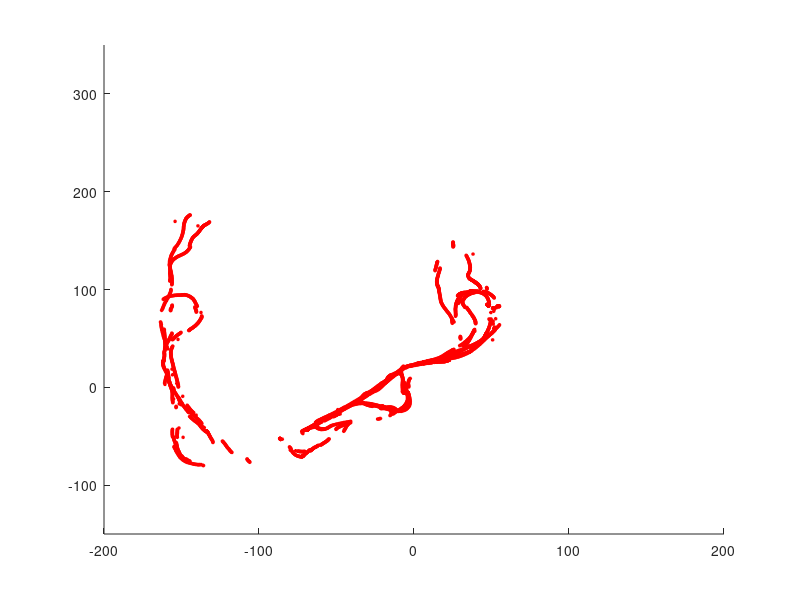

Write the MATLAB code that produced this figure. (Note: this script raises an error after producing the figure.)
clear all;close all;clc;warning('off');

%% System parameters
Pd = 0.9;              % Probability of detection in the field of view
MARKrec = 0;             % Decide whether to record data (it will take a lot of memeory space!)
Montecarlo = 1;     
T_obs = 61945;          % Observation time
NUMpar = 1;             % Number of particles
THRESHOLDprun = 1e-5;   % 8e-10;   % Prun threshold
THRESHOLDmerge = 2;   % Merge threshold
THRESHOLDdetect = 0.5;  % Landmark detecting threshold
MAXGMnum = 100;
INTENbir = 0.01;         % Intensity of birth GMs
NUMclutter = 0.2;
THRESHOLDpd = 5e-1;    % Threshold for extracting the Gaussian components to build the proposal density 
R = diag([1 3*pi/180]).^2;
PARrem = min(5,NUMpar);
NUMrobot = 1;
INTENclutter = 1.8394e-06;
UNIFIbirth = 1;         % 1: All particles use same birth; 0: Each particle generate its own birth
DISper = 70;

%% Vehicle parameters
VEHL = 2.83;    VEHa = 3.78;    VEHb = 0.5;     VEH = 0.76;
Qmodel = diag([2,2,0.015]);
POSini = [-67.6493; -41.7142; 36*pi/180]; %Initial condition

% General FoV
ANGLEmaxfov = 180*ones(1,5);
ANGLEminfov = 0*ones(1,5);
RANGminfov = 0*ones(1,5);
RANGmaxfov = 75*ones(1,5);
FoVANGcen = 0.5*(ANGLEminfov+ANGLEmaxfov);
ZONEang = zeros(5,10);  ZONEran = zeros(5,10);
for r = 1:NUMrobot
    for i = 1:10
        ZONEang(r,i) = ANGLEminfov(1,r) + (ANGLEmaxfov(1,r)-ANGLEminfov(1,r))/10*i;
        ZONEran(r,i) = RANGminfov(1,r) + (RANGmaxfov(1,r)-RANGminfov(1,r))/10*i;
    end
end
PDzone = [Pd,Pd,Pd*0.88,Pd*0.88,Pd*0.88,Pd*0.32,Pd*0.32,Pd*0.32,Pd*0.1,Pd*0.01];

%% Record variables
MAPesti = cell(T_obs,NUMrobot,Montecarlo);
TRAJrec = cell(NUMrobot,Montecarlo);
PHDmap = cell(T_obs,NUMrobot,Montecarlo);
OSPAmap = zeros(T_obs,NUMrobot,Montecarlo);
TRAJerror = zeros(T_obs,NUMrobot,Montecarlo);
NUMlandmark = zeros(T_obs,NUMrobot,Montecarlo);
for tt = 1:Montecarlo
    for r = 1:NUMrobot
        TRAJrec{r,tt} = zeros(3,T_obs);
        TRAJrec{r,tt}(:,1) = POSini;
        MAPesti{1,r,tt} = zeros(2,0);
    end
    for t = 1:T_obs
        for r = 1:NUMrobot
            MAPesti{t,r,tt} = zeros(2,0);
            PHDmap{t,r,tt}.inten = zeros(1,0);  PHDmap{t,r,tt}.miu = zeros(2,0);    PHDmap{t,r,tt}.cov = zeros(2,2,0);
        end
    end
end

load('VPdatareshape.mat');
figure(1);
axis([-200 200 -150 350]);
hold on;
GPSn = GPSdata(:,1:T_obs);  IDo = find(GPSn(1,:) == 0); GPSn(:,IDo) = [];
plot(GPSn(1,:),GPSn(2,:),'ro','MarkerSize',2,'MarkerFaceColor','r');

%% SLAM start
for tt = 1:Montecarlo
    load('MEAori.mat');     % Load Dataset
    %% Filter initial
    PARrob = cell(NUMpar,NUMrobot);
    POSEesti = zeros(3,NUMrobot);  
    for i = 1:NUMpar
        for r = 1:NUMrobot
            PARrob{i,r}.traj = POSini;    PARrob{i,r}.wei = 1/NUMpar;    PARrob{i,r}.P = diag([0.01,0.01,0.001*pi/180]).^2;  
            PARrob{i,r}.inten = zeros(1,0);   PARrob{i,r}.miu = zeros(2,0);  PARrob{i,r}.cov = zeros(2,2,0); 
        end
    end
    Zpast = cell(1,NUMrobot);    
    for r = 1:NUMrobot
        POSEesti(:,r) = POSini;
        Zpast{1,r} = Z{r,1};
    end
    BIRintenrec = cell(T_obs,NUMrobot);     BIRmiurec = cell(T_obs,NUMrobot);     BIRcovrec = cell(T_obs,NUMrobot);
    Prr = repmat(diag([0.01,0.01,0.001*pi/180]).^2,1,1,NUMrobot);
    [BIRintenall,BIRmiuall,BIRcovall] = MEA2MAP_NEW(NUMrobot,Zpast,POSEesti,PHDmap,1,1,INTENbir,THRESHOLDmerge,R,Prr);
%     figure(1); hold on; plot(BIRmiuall{1,1}(1,:),BIRmiuall{1,1}(2,:),'bo');
    for r = 1:NUMrobot
        BIRintenrec{1,r} = BIRintenall{1,r};   BIRmiurec{1,r} = BIRmiuall{1,r};   BIRcovrec{1,r} = BIRcovall{1,r};
        for i = 1:NUMpar
            PARrob{i,r}.inten = BIRintenall{1,r};  PARrob{i,r}.miu = BIRmiuall{1,r};  PARrob{i,r}.cov = BIRcovall{1,r};
        end
    end
    
    %% SLAM begin
    IDfig = 2;  
    PARrobrec = cell(1,T_obs);
    
    TIMEexe = zeros(1,T_obs);
    for t = 2:T_obs
        tic;
        fprintf('Montecarlo: %d, Time: %d\n',tt,t);
        % Prediction
        PARlikeliall = zeros(NUMrobot,NUMpar);
        for r = 1:NUMrobot
            ZM = Z{r,t}; 
            % Find the measurements
            PARlikeli = zeros(1,NUMpar);
            for i = 1:NUMpar
                PARrob{i,r}.P = diag([0.01,0.01,0.001*pi/180]).^2;  
                % Prediction of trajectory
                ucur = u(:,t-1);     vt = ucur(1,1);    at = ucur(2,1);     Vc = vt / (1-tan(at)*VEH/VEHL);
                th = PARrob{i,r}.traj(3,1);
                tmp1 = VEHa*sin(th) + VEHb*cos(th);
                tmp2 = VEHa*cos(th) - VEHb*sin(th);
                
                Dfx = [1 0 -T*Vc*(sin(th) + 1/VEHL*tan(at)*(VEHa*cos(th) - VEHb*sin(th))); 
                       0 1  T*Vc*(cos(th) - 1/VEHL*tan(at)*(VEHa*sin(th) + VEHb*cos(th)));
                       0 0  1];
                
                PARrob{i,r}.traj = PARrob{i,r}.traj + [T*Vc*(cos(th) - 1/VEHL*tan(at)*tmp1); 
                                                       T*Vc*(sin(th) + 1/VEHL*tan(at)*tmp2);
                                                       T*Vc/VEHL*tan(at)];
                PARrob{i,r}.P = Dfx * PARrob{i,r}.P * Dfx' + Qmodel;
                
                % Prediction of landmarks (static, just copy!)
                if t ~= 2
                    % Attach new landmarks
                    PARrob{i,r}.inten = cat(2,PARrob{i,r}.inten,BIRintenrec{t-1,r});
                    PARrob{i,r}.miu = cat(2,PARrob{i,r}.miu,BIRmiurec{t-1,r});
                    PARrob{i,r}.cov = cat(3,PARrob{i,r}.cov,BIRcovrec{t-1,r});
                else
                    PARrob{i,r}.inten = PARrob{i,r}.inten;
                    PARrob{i,r}.miu = PARrob{i,r}.miu;
                    PARrob{i,r}.cov = PARrob{i,r}.cov;
                end
                xx = PARrob{i,r}.traj(1,1);   yy = PARrob{i,r}.traj(2,1);   theta = minimizedAngle(PARrob{i,r}.traj(3,1));
                % Update
                % Find the landmarks in current FoV
                NUMgm = size(PARrob{i,r}.inten,2);  
                if NUMgm ~= 0 && isempty(ZM) ~= 1
                    %% Important sampling
                    GMPd = zeros(1,NUMgm);
                    GMid = zeros(1,0);  Zpre = zeros(2,NUMgm);  HH = zeros(2,5,0);  SS = zeros(2,2,0);  KK = zeros(5,2,0);
                    COVupt = zeros(5,5,0);                    
                    % Compute the likelihood of the particle                    
                    LIKELIpz = zeros(1,size(ZM,2));     INTENpredsum = 1;
                    INTENup = zeros(1,0);               MIUup = zeros(5,0);      COVup = zeros(5,5,0);
                    for j = 1:size(ZM,2)
                        LIKELIpf = zeros(1,0);  LIKELIgm = zeros(1,0);
                        for k = 1:NUMgm
                            zx = PARrob{i,r}.miu(1,k);  zy = PARrob{i,r}.miu(2,k);
                            if j == 1   % Check whether it is inside the FoV
                                ANGLEpred = minimizedAngle(atan2( zy-yy,zx-xx ) - theta + pi/2);
                                rrpred = sqrt( (zy-yy)^2+(zx-xx)^2 );
                                zdiff = ZM(1:2,j) - [rrpred;ANGLEpred];  zdiff(2,1) = minimizedAngle(zdiff(2,1));   Zpre(:,k) = [rrpred;ANGLEpred];
                                if rrpred <= RANGmaxfov(1,r)+5 && ANGLEpred*180/pi >= (ANGLEminfov(1,r)-10) && ANGLEpred*180/pi <= (ANGLEmaxfov(1,r)+10)   % In the current FoV
                                    GMid = cat(2,GMid,k);                                    
                                    rsqu = (zy-yy)^2+(zx-xx)^2;
                                    H = [ (zx-xx)/sqrt(rsqu), (zy-yy)/sqrt(rsqu), -(zx-xx)/sqrt(rsqu), -(zy-yy)/sqrt(rsqu), 0;
                                           -(zy-yy)/rsqu,     (zx-xx)/rsqu,       (zy-yy)/rsqu,        -(zx-xx)/rsqu,       -1 ];
                                    COVaug = blkdiag(PARrob{i,r}.cov(:,:,k),PARrob{i,r}.P);
                                    S = H * COVaug * H' + R;  K = COVaug * H' * pinv(S);
                                    COVt = (eye(5)-K*H)*COVaug;
                                    HH = cat(3,HH,H);	SS = cat(3,SS,S);   KK = cat(3,KK,K);
                                    COVupt = cat(3,COVupt,COVt);
                                    if rrpred <= ZONEran(r,1) && ANGLEpred*180/pi >= (FoVANGcen(1,r) - ZONEang(r,1)/2) && ANGLEpred*180/pi <= (FoVANGcen(1,r) + ZONEang(r,1)/2)  % Zone1
                                        GMPd(1,k) = PDzone(1,1);
                                    elseif rrpred <= ZONEran(r,2) && ANGLEpred*180/pi >= (FoVANGcen(1,r) - ZONEang(r,2)/2) && ANGLEpred*180/pi <= (FoVANGcen(1,r) + ZONEang(r,2)/2)  % Zone2
                                        GMPd(1,k) = PDzone(1,2);
                                    elseif rrpred <= ZONEran(r,3) && ANGLEpred*180/pi >= (FoVANGcen(1,r) - ZONEang(r,3)/2) && ANGLEpred*180/pi <= (FoVANGcen(1,r) + ZONEang(r,3)/2)  % Zone3
                                        GMPd(1,k) = PDzone(1,3);
                                    elseif rrpred <= ZONEran(r,4) && ANGLEpred*180/pi >= (FoVANGcen(1,r) - ZONEang(r,4)/2) && ANGLEpred*180/pi <= (FoVANGcen(1,r) + ZONEang(r,4)/2)  % Zone4
                                        GMPd(1,k) = PDzone(1,4);
                                    elseif rrpred <= ZONEran(r,5) && ANGLEpred*180/pi >= (FoVANGcen(1,r) - ZONEang(r,5)/2) && ANGLEpred*180/pi <= (FoVANGcen(1,r) + ZONEang(r,5)/2)  % Zone5
                                        GMPd(1,k) = PDzone(1,5);
                                    elseif rrpred <= ZONEran(r,6) && ANGLEpred*180/pi >= (FoVANGcen(1,r) - ZONEang(r,6)/2) && ANGLEpred*180/pi <= (FoVANGcen(1,r) + ZONEang(r,6)/2)  % Zone6
                                        GMPd(1,k) = PDzone(1,6);
                                    elseif rrpred <= ZONEran(r,7) && ANGLEpred*180/pi >= (FoVANGcen(1,r) - ZONEang(r,7)/2) && ANGLEpred*180/pi <= (FoVANGcen(1,r) + ZONEang(r,7)/2)  % Zone7
                                        GMPd(1,k) = PDzone(1,7);
                                    elseif rrpred <= ZONEran(r,8) && ANGLEpred*180/pi >= (FoVANGcen(1,r) - ZONEang(r,8)/2) && ANGLEpred*180/pi <= (FoVANGcen(1,r) + ZONEang(r,8)/2)  % Zone8
                                        GMPd(1,k) = PDzone(1,8);
                                    elseif rrpred <= ZONEran(r,9) && ANGLEpred*180/pi >= (FoVANGcen(1,r) - ZONEang(r,9)/2) && ANGLEpred*180/pi <= (FoVANGcen(1,r) + ZONEang(r,9)/2)  % Zone9
                                        GMPd(1,k) = PDzone(1,9);
                                    else
                                        GMPd(1,k) = PDzone(1,10);
                                    end
                                end
                            end
                            if ismember(k,GMid) == 1    % If it is inside the FoV
                                zdiff = ZM(1:2,j) - Zpre(:,k);  zdiff(2,1) = minimizedAngle(zdiff(2,1));
                                POSid = find( GMid == k );
                                if abs(zdiff(1,1)) <= 1 && abs(zdiff(2,1)) <= (3*pi/180)
                                    COVup = cat(3,COVup,COVupt(:,:,POSid));
                                    MIUup = cat(2,MIUup, [zx;zy;xx;yy;theta]+KK(:,:,POSid)*zdiff );
                                    LIKELIgmtem = GMPd(1,GMid(1,POSid)) * (det(2*pi*SS(:,:,POSid)))^(-0.5) * exp( -0.5*zdiff'*pinv(SS(:,:,POSid))*zdiff ) * PARrob{i,r}.inten(1,k) + 1e-299;
                                    LIKELIgm = cat(2,LIKELIgm,LIKELIgmtem);
                                end
                            end
                        end
                        LIKELIall = sum(LIKELIgm,2);
                        INTENup = cat( 2,INTENup,min(LIKELIgm./(INTENclutter+LIKELIall),0.999) );
                    end
                    
                    % Convert the augmented state back to separated sapces
                    MIUupaug = MIUup;   COVupaug = COVup;   
                    MIUtraj = MIUupaug(3:5,:);  COVtraj = zeros(3,3,size(COVupaug,3));
                    for j = 1:size(COVupaug,3)
                        COVtraj(:,:,j) = COVupaug(3:5,3:5,j);
                    end
                    if isempty(MIUup) ~= 1
                        IDw = find(INTENup >= THRESHOLDpd); MIUtraj = MIUtraj(:,IDw);   COVtraj = COVtraj(:,:,IDw);
                        WEIt = INTENup(1,IDw) / sum(INTENup(1,IDw),2);
                        TRAJestiCU = sum(repmat(WEIt,3,1).*MIUtraj,2);  PupCU = zeros(3,3); qup = zeros(3,size(IDw,2));
                        OMEGAup = zeros(3,3,size(IDw,2));
                        for j = 1:size(WEIt,2)
                            PupCU = PupCU + WEIt(1,j) * (COVtraj(:,:,j) + (TRAJestiCU-MIUtraj(:,j))*(TRAJestiCU-MIUtraj(:,j))');
                            OMEGAup(:,:,j) = WEIt(1,j) * pinv(COVtraj(:,:,j));
                            qup(:,j) = WEIt(1,j) * pinv(COVtraj(:,:,j)) * MIUtraj(:,j);
                        end
                        PupCI = pinv(sum(OMEGAup(:,:,j),3));  TRAJestiCI = PupCI * sum(qup,2);
                        if isempty(IDw) ~= 1
                            if i == 1
                                PARrob{i,r}.traj = TRAJestiCU;        PARrob{i,r}.P = PupCU;
                            else
                                PARrob{i,r}.traj = TRAJestiCU + chol(PupCU)/100*randn(3,1);        
                                PARrob{i,r}.P = PupCU;
                            end
                        end
                    end
                    if isempty(IDw) ~= 1
                        xx = PARrob{i,r}.traj(1,1); yy = PARrob{i,r}.traj(2,1); theta = PARrob{i,r}.traj(3,1);      % Revise trajectory information
                    end
                    
                    %% Real update!
                    GMPd = zeros(1,NUMgm);
                    GMid = zeros(1,0);  Zpre = zeros(2,NUMgm);  HH = zeros(2,2,0);  SS = zeros(2,2,0);  KK = zeros(2,2,0);
                    COVupt = zeros(2,2,0);                    
                    % Compute the likelihood of the particle                    
                    LIKELIpz = zeros(1,size(ZM,2));     INTENpredsum = 1;
                    INTENup = zeros(1,0);               MIUup = zeros(2,0);      COVup = zeros(2,2,0);
                    for j = 1:size(ZM,2)
                        LIKELIpf = zeros(1,0);  LIKELIgm = zeros(1,0);
                        for k = 1:NUMgm
                            zx = PARrob{i,r}.miu(1,k);  zy = PARrob{i,r}.miu(2,k);
                            if j == 1   % Check whether it is inside the FoV
                                ANGLEpred = minimizedAngle(atan2( zy-yy,zx-xx ) - theta + pi/2);
                                rrpred = sqrt( (zy-yy)^2+(zx-xx)^2 );
                                zdiff = ZM(1:2,j) - [rrpred;ANGLEpred];  zdiff(2,1) = minimizedAngle(zdiff(2,1));   Zpre(:,k) = [rrpred;ANGLEpred];
                                if rrpred <= RANGmaxfov(1,r)+5 && ANGLEpred*180/pi >= (ANGLEminfov(1,r)-10) && ANGLEpred*180/pi <= (ANGLEmaxfov(1,r)+10)   % In the current FoV
                                    GMid = cat(2,GMid,k);                                    
                                    rsqu = (zy-yy)^2+(zx-xx)^2;
                                    H = [ (zx-xx)/sqrt(rsqu), (zy-yy)/sqrt(rsqu);
                                           -(zy-yy)/rsqu,     (zx-xx)/rsqu];
                                    COVaug = PARrob{i,r}.cov(:,:,k);
                                    S = H * COVaug * H' + R;  K = COVaug * H' * pinv(S);
                                    COVt = (eye(2)-K*H)*COVaug;
                                    HH = cat(3,HH,H);	SS = cat(3,SS,S);   KK = cat(3,KK,K);
                                    COVupt = cat(3,COVupt,COVt);
                                    if rrpred <= ZONEran(r,1) && ANGLEpred*180/pi >= (FoVANGcen(1,r) - ZONEang(r,1)/2) && ANGLEpred*180/pi <= (FoVANGcen(1,r) + ZONEang(r,1)/2)  % Zone1
                                        GMPd(1,k) = PDzone(1,1);
                                    elseif rrpred <= ZONEran(r,2) && ANGLEpred*180/pi >= (FoVANGcen(1,r) - ZONEang(r,2)/2) && ANGLEpred*180/pi <= (FoVANGcen(1,r) + ZONEang(r,2)/2)  % Zone2
                                        GMPd(1,k) = PDzone(1,2);
                                    elseif rrpred <= ZONEran(r,3) && ANGLEpred*180/pi >= (FoVANGcen(1,r) - ZONEang(r,3)/2) && ANGLEpred*180/pi <= (FoVANGcen(1,r) + ZONEang(r,3)/2)  % Zone3
                                        GMPd(1,k) = PDzone(1,3);
                                    elseif rrpred <= ZONEran(r,4) && ANGLEpred*180/pi >= (FoVANGcen(1,r) - ZONEang(r,4)/2) && ANGLEpred*180/pi <= (FoVANGcen(1,r) + ZONEang(r,4)/2)  % Zone4
                                        GMPd(1,k) = PDzone(1,4);
                                    elseif rrpred <= ZONEran(r,5) && ANGLEpred*180/pi >= (FoVANGcen(1,r) - ZONEang(r,5)/2) && ANGLEpred*180/pi <= (FoVANGcen(1,r) + ZONEang(r,5)/2)  % Zone5
                                        GMPd(1,k) = PDzone(1,5);
                                    elseif rrpred <= ZONEran(r,6) && ANGLEpred*180/pi >= (FoVANGcen(1,r) - ZONEang(r,6)/2) && ANGLEpred*180/pi <= (FoVANGcen(1,r) + ZONEang(r,6)/2)  % Zone6
                                        GMPd(1,k) = PDzone(1,6);
                                    elseif rrpred <= ZONEran(r,7) && ANGLEpred*180/pi >= (FoVANGcen(1,r) - ZONEang(r,7)/2) && ANGLEpred*180/pi <= (FoVANGcen(1,r) + ZONEang(r,7)/2)  % Zone7
                                        GMPd(1,k) = PDzone(1,7);
                                    elseif rrpred <= ZONEran(r,8) && ANGLEpred*180/pi >= (FoVANGcen(1,r) - ZONEang(r,8)/2) && ANGLEpred*180/pi <= (FoVANGcen(1,r) + ZONEang(r,8)/2)  % Zone8
                                        GMPd(1,k) = PDzone(1,8);
                                    elseif rrpred <= ZONEran(r,9) && ANGLEpred*180/pi >= (FoVANGcen(1,r) - ZONEang(r,9)/2) && ANGLEpred*180/pi <= (FoVANGcen(1,r) + ZONEang(r,9)/2)  % Zone9
                                        GMPd(1,k) = PDzone(1,9);
                                    else
                                        GMPd(1,k) = PDzone(1,10);
                                    end
                                end
                            end
                            if ismember(k,GMid) == 1    % If it is inside the FoV
                                zdiff = ZM(1:2,j) - Zpre(:,k);  zdiff(2,1) = minimizedAngle(zdiff(2,1));
                                POSid = find( GMid == k );
                                if rrpred <= DISper && ZM(1,j) <= DISper
                                    LIKELIpf = cat( 2,LIKELIpf,GMPd(1,k)/sqrt(det(2*pi*R))*exp( -0.5*(zdiff)'*pinv(R)*zdiff ) * PARrob{i,r}.inten(1,k) );
                                end
                                if abs(zdiff(1,1)) <= 2 && abs(zdiff(2,1)) <= (3*pi/180)
                                    COVup = cat(3,COVup,COVupt(:,:,POSid));
                                    MIUup = cat(2,MIUup, [zx;zy]+KK(:,:,POSid)*zdiff );
                                    LIKELIgmtem = GMPd(1,GMid(1,POSid)) * (det(2*pi*SS(:,:,POSid)))^(-0.5) * exp( -0.5*zdiff'*pinv(SS(:,:,POSid))*zdiff ) * PARrob{i,r}.inten(1,k) + 1e-299;
                                    LIKELIgm = cat(2,LIKELIgm,LIKELIgmtem);
                                end
                            end
                        end
                        LIKELIpz(1,j) = INTENclutter + sum(LIKELIpf,2);
                        LIKELIall = sum(LIKELIgm,2);
                        INTENup = cat( 2,INTENup,min(LIKELIgm./(INTENclutter+LIKELIall),0.999) );
                    end
                    PARlikeli(1,i) = prod(LIKELIpz,2)*INTENpredsum + 1e-99;
                    
                    GMidout = setdiff(1:NUMgm,GMid);
                    % Remain PHDs outside current FoV
                    INTENout = PARrob{i,r}.inten(1,GMidout);  MIUout = PARrob{i,r}.miu(:,GMidout);  COVout = PARrob{i,r}.cov(:,:,GMidout);
                    % Compute undetected PHD
                    INTENud = PARrob{i,r}.inten(1,GMid) .* (1-GMPd(1,GMid));   MIUud = PARrob{i,r}.miu(:,GMid);           COVud = PARrob{i,r}.cov(:,:,GMid);
                    INTENup = cat(2,INTENud,INTENup);   MIUup = cat(2,MIUud,MIUup);     COVup = cat(3,COVud,COVup);
                    [w1,x1,P1] = gaus_prune(INTENup,MIUup,COVup,THRESHOLDprun);  [w2,x2,P2] = gaus_merge(w1',x1,P1,THRESHOLDmerge);  
                    WEImerge = w2'; MIUmerge = x2;  COVmerge = P2;
                    WEImerge = min(WEImerge,0.999);
                    INTENall = cat(2,INTENout,WEImerge);  MIUall = cat(2,MIUout,MIUmerge);  COVall = cat(3,COVout,COVmerge);
                    PARrob{i,r}.inten = INTENall;     PARrob{i,r}.miu = MIUall;    PARrob{i,r}.cov = COVall;
                else
                    PARlikeli(1,i) = 1/NUMpar;
                end
            end
            PARlikeliall(r,:) = PARlikeli;
        end
         %% Find local estimated PHD and resample particle IDs
        PHDmaplocal = cell(1,NUMrobot); IDres = cell(1,NUMrobot);
        for r = 1:NUMrobot
            % Estimated PHD
            PARlikeli = PARlikeliall(r,:);
            MAXid = find(PARlikeli == max(PARlikeli));
            PHDmaplocal{1,r}.inten = PARrob{MAXid(1,1),r}.inten; PHDmaplocal{1,r}.miu = PARrob{MAXid(1,1),r}.miu; PHDmaplocal{1,r}.cov = PARrob{MAXid(1,1),r}.cov;
            % Resample IDs
            WEIud = PARlikeli / sum(PARlikeli,2);
            % Standard resample
            IDres{1,r} = resample(WEIud,NUMpar);
            IDres{1,r} = cat( 2,MAXid(1,1),IDres{1,r}(1,1:NUMpar-1) );      % Ensure the particle with largest weight is included
        end
         %% State estimation
        PPesti = zeros(3,3,NUMrobot);
        for r = 1:NUMrobot
            % Trajectory estimation
            PARlikeli = PARlikeliall(r,:);
            MAXid = find(PARlikeli == max(PARlikeli));
            POSEesti(:,r) = PARrob{MAXid(1,1),r}.traj;         % Estimated pose (local coordinate)
            TRAJrec{r,tt}(:,t) = zeros(3,1);
            TRAJrec{r,tt}(1:2,t) = PARrob{MAXid(1,1),r}.traj(1:2,1);   % Robot pose record (global coordinate)
            TRAJrec{r,tt}(3,t) = PARrob{MAXid(1,1),r}.traj(3,1);
            PPesti = PARrob{MAXid(1,1),r}.P;
            % Landmark estimation
            IDmap = find(PARrob{MAXid(1,1),r}.inten >= THRESHOLDdetect);  
            PHDmap{t,r,tt}.inten = PARrob{MAXid(1,1),r}.inten;
            PHDmap{t,r,tt}.miu = PARrob{MAXid(1,1),r}.miu;
            PHDmap{t,r,tt}.cov = PARrob{MAXid(1,1),r}.cov;
            NUMlandmark(t,r,tt) = size(IDmap,2);    % Number of detected landmarks
            MAPesti{t,r,tt} = PARrob{MAXid(1,1),r}.miu(:,IDmap);    
            if MARKrec == 0
                PHDmap{t-1,r,tt}.inten = zeros(1,0); PHDmap{t-1,r,tt}.miu = zeros(2,0); PHDmap{t-1,r,tt}.cov = zeros(2,2,0);
                MAPesti{t-1,r,tt} = zeros(2,0);
            end
        end
        % Generate birth for next time
        if UNIFIbirth == 1
            Zpast = cell(1,NUMrobot);    
            for r = 1:NUMrobot
                Zpast{1,r} = Z{r,t};
            end
            [BIRintenall,BIRmiuall,BIRcovall] = MEA2MAP_NEW(NUMrobot,Zpast,POSEesti,PHDmap,t,tt,INTENbir,THRESHOLDmerge,R,PPesti);
            for r = 1:NUMrobot
                BIRintenrec{t,r} = BIRintenall{1,r};   BIRmiurec{t,r} = BIRmiuall{1,r};   BIRcovrec{t,r} = BIRcovall{1,r};
            end
        end
            
        %% Resample particles
        if isempty(Z{r,t}) ~= 1
            PARrobot = PARrob;   
            for r = 1:NUMrobot
                PARid = IDres{1,r};
                for i = 1:NUMpar
                    PARrob{i,r}.traj = PARrobot{PARid(1,i),r}.traj; 
                    PARrob{i,r}.wei = 1/NUMpar;  PARrob{i,r}.Q = PARrobot{PARid(1,i),r}.P;
                    PARrob{i,r}.inten = PARrobot{PARid(1,i),r}.inten; PARrob{i,r}.miu = PARrobot{PARid(1,i),r}.miu; PARrob{i,r}.cov = PARrobot{PARid(1,i),r}.cov;
                end
            end
        end
        
        TIMEexe(1,t) = toc;
        % Output
        if t == 100 || mod(t,1000) == 0
            IDfig = tt + 1;
            figure(IDfig);  clf;
            Figureoutput(t,tt,IDfig,GPSdata,TRAJrec,MAPesti,NUMrobot);
            pause(0.1);
        end
        if MARKrec == 1
            PARrobrec{1,t} = PARrob;
        end
    end
end


figure(1);
hold on;
for r = 1:NUMrobot
    TRAJr = TRAJrec{r,1};
    plot(TRAJr(1,:),TRAJr(2,:),'ko','MarkerSize',2,'MarkerFaceColor','black');
    if r == 1
        plot(MAPesti{T_obs,r,tt}(1,:),MAPesti{T_obs,r,tt}(2,:),'b*');
    else
        plot(MAPesti{T_obs,r,tt}(1,:),MAPesti{T_obs,r,tt}(2,:),'g*');
    end
end














